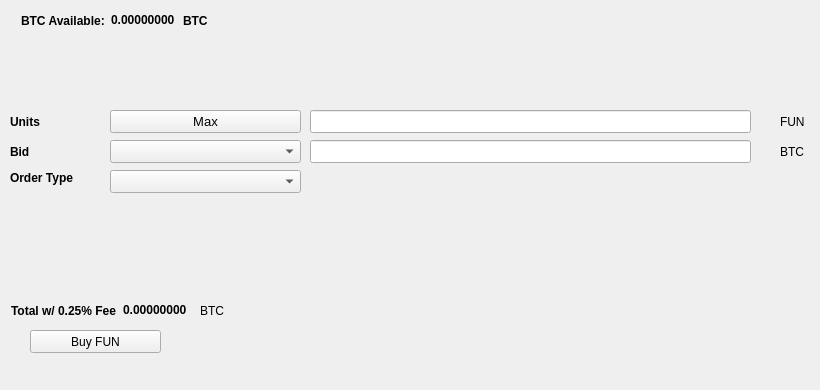
   <widget class="QWidget" name="BuyTab">
    <attribute name="title">
     <string>Buy</string>
    </attribute>
    <widget class="QPushButton" name="BuyFUN">
     <property name="geometry">
      <rect>
       <x>30</x>
       <y>330</y>
       <width>131</width>
       <height>23</height>
      </rect>
     </property>
     <property name="text">
      <string>Buy FUN</string>
     </property>
     <property name="icon">
      <iconset resource="../funcoin.qrc">
       <normaloff>:/icons/bitcoin</normaloff>:/icons/bitcoin</iconset>
     </property>
    </widget>
    <widget class="QLabel" name="label_3">
     <property name="geometry">
      <rect>
       <x>10</x>
       <y>110</y>
       <width>46</width>
       <height>23</height>
      </rect>
     </property>
     <property name="font">
      <font>
       <weight>75</weight>
       <bold>true</bold>
      </font>
     </property>
     <property name="text">
      <string>Units</string>
     </property>
    </widget>
    <widget class="QLineEdit" name="UnitsInput">
     <property name="geometry">
      <rect>
       <x>310</x>
       <y>110</y>
       <width>441</width>
       <height>23</height>
      </rect>
     </property>
     <property name="font">
      <font>
       <pointsize>9</pointsize>
       <weight>75</weight>
       <bold>true</bold>
      </font>
     </property>
    </widget>
    <widget class="QLineEdit" name="BuyBidPriceEdit">
     <property name="geometry">
      <rect>
       <x>310</x>
       <y>140</y>
       <width>441</width>
       <height>23</height>
      </rect>
     </property>
     <property name="font">
      <font>
       <pointsize>9</pointsize>
       <weight>75</weight>
       <bold>true</bold>
      </font>
     </property>
    </widget>
    <widget class="QLabel" name="label_4">
     <property name="geometry">
      <rect>
       <x>780</x>
       <y>110</y>
       <width>31</width>
       <height>23</height>
      </rect>
     </property>
     <property name="text">
      <string>FUN</string>
     </property>
    </widget>
    <widget class="QLabel" name="label_5">
     <property name="geometry">
      <rect>
       <x>780</x>
       <y>140</y>
       <width>31</width>
       <height>23</height>
      </rect>
     </property>
     <property name="text">
      <string>BTC</string>
     </property>
    </widget>
    <widget class="QLabel" name="label_6">
     <property name="geometry">
      <rect>
       <x>10</x>
       <y>140</y>
       <width>46</width>
       <height>23</height>
      </rect>
     </property>
     <property name="font">
      <font>
       <weight>75</weight>
       <bold>true</bold>
      </font>
     </property>
     <property name="text">
      <string>Bid</string>
     </property>
    </widget>
    <widget class="QLabel" name="label_7">
     <property name="geometry">
      <rect>
       <x>10</x>
       <y>170</y>
       <width>91</width>
       <height>16</height>
      </rect>
     </property>
     <property name="font">
      <font>
       <weight>75</weight>
       <bold>true</bold>
      </font>
     </property>
     <property name="text">
      <string>Order Type</string>
     </property>
    </widget>
    <widget class="QPushButton" name="Buy_Max_Amount">
     <property name="geometry">
      <rect>
       <x>110</x>
       <y>110</y>
       <width>191</width>
       <height>23</height>
      </rect>
     </property>
     <property name="font">
      <font>
       <pointsize>10</pointsize>
      </font>
     </property>
     <property name="text">
      <string>Max</string>
     </property>
    </widget>
    <widget class="QComboBox" name="BuyBidcomboBox">
     <property name="geometry">
      <rect>
       <x>110</x>
       <y>140</y>
       <width>191</width>
       <height>23</height>
      </rect>
     </property>
     <property name="font">
      <font>
       <pointsize>10</pointsize>
      </font>
     </property>
    </widget>
    <widget class="QComboBox" name="buyOrdertypeCombo">
     <property name="geometry">
      <rect>
       <x>110</x>
       <y>170</y>
       <width>191</width>
       <height>23</height>
      </rect>
     </property>
     <property name="font">
      <font>
       <pointsize>10</pointsize>
      </font>
     </property>
    </widget>
    <widget class="QWidget" name="layoutWidget1">
     <property name="geometry">
      <rect>
       <x>21</x>
       <y>11</y>
       <width>227</width>
       <height>19</height>
      </rect>
     </property>
     <layout class="QHBoxLayout" name="horizontalLayout_3">
      <item>
       <widget class="QLabel" name="label232">
        <property name="font">
         <font>
          <weight>75</weight>
          <bold>true</bold>
         </font>
        </property>
        <property name="text">
         <string>BTC Available:</string>
        </property>
       </widget>
      </item>
      <item>
       <widget class="QLabel" name="BtcAvailableLbl">
        <property name="palette">
         <palette>
          <active>
           <colorrole role="WindowText">
            <brush brushstyle="SolidPattern">
             <color alpha="255">
              <red>0</red>
              <green>0</green>
              <blue>0</blue>
             </color>
            </brush>
           </colorrole>
           <colorrole role="Button">
            <brush brushstyle="SolidPattern">
             <color alpha="255">
              <red>0</red>
              <green>170</green>
              <blue>0</blue>
             </color>
            </brush>
           </colorrole>
           <colorrole role="Light">
            <brush brushstyle="SolidPattern">
             <color alpha="255">
              <red>0</red>
              <green>255</green>
              <blue>0</blue>
             </color>
            </brush>
           </colorrole>
           <colorrole role="Midlight">
            <brush brushstyle="SolidPattern">
             <color alpha="255">
              <red>0</red>
              <green>212</green>
              <blue>0</blue>
             </color>
            </brush>
           </colorrole>
           <colorrole role="Dark">
            <brush brushstyle="SolidPattern">
             <color alpha="255">
              <red>0</red>
              <green>85</green>
              <blue>0</blue>
             </color>
            </brush>
           </colorrole>
           <colorrole role="Mid">
            <brush brushstyle="SolidPattern">
             <color alpha="255">
              <red>0</red>
              <green>113</green>
              <blue>0</blue>
             </color>
            </brush>
           </colorrole>
           <colorrole role="Text">
            <brush brushstyle="SolidPattern">
             <color alpha="255">
              <red>0</red>
              <green>170</green>
              <blue>0</blue>
             </color>
            </brush>
           </colorrole>
           <colorrole role="BrightText">
            <brush brushstyle="SolidPattern">
             <color alpha="255">
              <red>255</red>
              <green>255</green>
              <blue>255</blue>
             </color>
            </brush>
           </colorrole>
           <colorrole role="ButtonText">
            <brush brushstyle="SolidPattern">
             <color alpha="255">
              <red>0</red>
              <green>0</green>
              <blue>0</blue>
             </color>
            </brush>
           </colorrole>
           <colorrole role="Base">
            <brush brushstyle="SolidPattern">
             <color alpha="255">
              <red>255</red>
              <green>255</green>
              <blue>255</blue>
             </color>
            </brush>
           </colorrole>
           <colorrole role="Window">
            <brush brushstyle="SolidPattern">
             <color alpha="255">
              <red>0</red>
              <green>170</green>
              <blue>0</blue>
             </color>
            </brush>
           </colorrole>
           <colorrole role="Shadow">
            <brush brushstyle="SolidPattern">
             <color alpha="255">
              <red>0</red>
              <green>0</green>
              <blue>0</blue>
             </color>
            </brush>
           </colorrole>
           <colorrole role="AlternateBase">
            <brush brushstyle="SolidPattern">
             <color alpha="255">
              <red>127</red>
              <green>212</green>
              <blue>127</blue>
             </color>
            </brush>
           </colorrole>
           <colorrole role="ToolTipBase">
            <brush brushstyle="SolidPattern">
             <color alpha="255">
              <red>255</red>
              <green>255</green>
              <blue>220</blue>
             </color>
            </brush>
           </colorrole>
           <colorrole role="ToolTipText">
            <brush brushstyle="SolidPattern">
             <color alpha="255">
              <red>0</red>
              <green>0</green>
              <blue>0</blue>
             </color>
            </brush>
           </colorrole>
          </active>
          <inactive>
           <colorrole role="WindowText">
            <brush brushstyle="SolidPattern">
             <color alpha="255">
              <red>0</red>
              <green>0</green>
              <blue>0</blue>
             </color>
            </brush>
           </colorrole>
           <colorrole role="Button">
            <brush brushstyle="SolidPattern">
             <color alpha="255">
              <red>0</red>
              <green>170</green>
              <blue>0</blue>
             </color>
            </brush>
           </colorrole>
           <colorrole role="Light">
            <brush brushstyle="SolidPattern">
             <color alpha="255">
              <red>0</red>
              <green>255</green>
              <blue>0</blue>
             </color>
            </brush>
           </colorrole>
           <colorrole role="Midlight">
            <brush brushstyle="SolidPattern">
             <color alpha="255">
              <red>0</red>
              <green>212</green>
              <blue>0</blue>
             </color>
            </brush>
           </colorrole>
           <colorrole role="Dark">
            <brush brushstyle="SolidPattern">
             <color alpha="255">
              <red>0</red>
              <green>85</green>
              <blue>0</blue>
             </color>
            </brush>
           </colorrole>
           <colorrole role="Mid">
            <brush brushstyle="SolidPattern">
             <color alpha="255">
              <red>0</red>
              <green>113</green>
              <blue>0</blue>
             </color>
            </brush>
           </colorrole>
           <colorrole role="Text">
            <brush brushstyle="SolidPattern">
             <color alpha="255">
              <red>0</red>
              <green>170</green>
              <blue>0</blue>
             </color>
            </brush>
           </colorrole>
           <colorrole role="BrightText">
            <brush brushstyle="SolidPattern">
             <color alpha="255">
              <red>255</red>
              <green>255</green>
              <blue>255</blue>
             </color>
            </brush>
           </colorrole>
           <colorrole role="ButtonText">
            <brush brushstyle="SolidPattern">
             <color alpha="255">
              <red>0</red>
              <green>0</green>
              <blue>0</blue>
             </color>
            </brush>
           </colorrole>
           <colorrole role="Base">
            <brush brushstyle="SolidPattern">
             <color alpha="255">
              <red>255</red>
              <green>255</green>
              <blue>255</blue>
             </color>
            </brush>
           </colorrole>
           <colorrole role="Window">
            <brush brushstyle="SolidPattern">
             <color alpha="255">
              <red>0</red>
              <green>170</green>
              <blue>0</blue>
             </color>
            </brush>
           </colorrole>
           <colorrole role="Shadow">
            <brush brushstyle="SolidPattern">
             <color alpha="255">
              <red>0</red>
              <green>0</green>
              <blue>0</blue>
             </color>
            </brush>
           </colorrole>
           <colorrole role="AlternateBase">
            <brush brushstyle="SolidPattern">
             <color alpha="255">
              <red>127</red>
              <green>212</green>
              <blue>127</blue>
             </color>
            </brush>
           </colorrole>
           <colorrole role="ToolTipBase">
            <brush brushstyle="SolidPattern">
             <color alpha="255">
              <red>255</red>
              <green>255</green>
              <blue>220</blue>
             </color>
            </brush>
           </colorrole>
           <colorrole role="ToolTipText">
            <brush brushstyle="SolidPattern">
             <color alpha="255">
              <red>0</red>
              <green>0</green>
              <blue>0</blue>
             </color>
            </brush>
           </colorrole>
          </inactive>
          <disabled>
           <colorrole role="WindowText">
            <brush brushstyle="SolidPattern">
             <color alpha="255">
              <red>0</red>
              <green>85</green>
              <blue>0</blue>
             </color>
            </brush>
           </colorrole>
           <colorrole role="Button">
            <brush brushstyle="SolidPattern">
             <color alpha="255">
              <red>0</red>
              <green>170</green>
              <blue>0</blue>
             </color>
            </brush>
           </colorrole>
           <colorrole role="Light">
            <brush brushstyle="SolidPattern">
             <color alpha="255">
              <red>0</red>
              <green>255</green>
              <blue>0</blue>
             </color>
            </brush>
           </colorrole>
           <colorrole role="Midlight">
            <brush brushstyle="SolidPattern">
             <color alpha="255">
              <red>0</red>
              <green>212</green>
              <blue>0</blue>
             </color>
            </brush>
           </colorrole>
           <colorrole role="Dark">
            <brush brushstyle="SolidPattern">
             <color alpha="255">
              <red>0</red>
              <green>85</green>
              <blue>0</blue>
             </color>
            </brush>
           </colorrole>
           <colorrole role="Mid">
            <brush brushstyle="SolidPattern">
             <color alpha="255">
              <red>0</red>
              <green>113</green>
              <blue>0</blue>
             </color>
            </brush>
           </colorrole>
           <colorrole role="Text">
            <brush brushstyle="SolidPattern">
             <color alpha="255">
              <red>0</red>
              <green>85</green>
              <blue>0</blue>
             </color>
            </brush>
           </colorrole>
           <colorrole role="BrightText">
            <brush brushstyle="SolidPattern">
             <color alpha="255">
              <red>255</red>
              <green>255</green>
              <blue>255</blue>
             </color>
            </brush>
           </colorrole>
           <colorrole role="ButtonText">
            <brush brushstyle="SolidPattern">
             <color alpha="255">
              <red>0</red>
              <green>85</green>
              <blue>0</blue>
             </color>
            </brush>
           </colorrole>
           <colorrole role="Base">
            <brush brushstyle="SolidPattern">
             <color alpha="255">
              <red>0</red>
              <green>170</green>
              <blue>0</blue>
             </color>
            </brush>
           </colorrole>
           <colorrole role="Window">
            <brush brushstyle="SolidPattern">
             <color alpha="255">
              <red>0</red>
              <green>170</green>
              <blue>0</blue>
             </color>
            </brush>
           </colorrole>
           <colorrole role="Shadow">
            <brush brushstyle="SolidPattern">
             <color alpha="255">
              <red>0</red>
              <green>0</green>
              <blue>0</blue>
             </color>
            </brush>
           </colorrole>
           <colorrole role="AlternateBase">
            <brush brushstyle="SolidPattern">
             <color alpha="255">
              <red>0</red>
              <green>170</green>
              <blue>0</blue>
             </color>
            </brush>
           </colorrole>
           <colorrole role="ToolTipBase">
            <brush brushstyle="SolidPattern">
             <color alpha="255">
              <red>255</red>
              <green>255</green>
              <blue>220</blue>
             </color>
            </brush>
           </colorrole>
           <colorrole role="ToolTipText">
            <brush brushstyle="SolidPattern">
             <color alpha="255">
              <red>0</red>
              <green>0</green>
              <blue>0</blue>
             </color>
            </brush>
           </colorrole>
          </disabled>
         </palette>
        </property>
        <property name="font">
         <font>
          <weight>75</weight>
          <bold>true</bold>
         </font>
        </property>
        <property name="text">
         <string>0.00000000</string>
        </property>
        <property name="textInteractionFlags">
         <set>Qt::LinksAccessibleByMouse|Qt::TextSelectableByKeyboard|Qt::TextSelectableByMouse</set>
        </property>
       </widget>
      </item>
      <item>
       <widget class="QLabel" name="BtcAvailableLbl_2">
        <property name="font">
         <font>
          <weight>75</weight>
          <bold>true</bold>
         </font>
        </property>
        <property name="text">
         <string>BTC</string>
        </property>
       </widget>
      </item>
     </layout>
    </widget>
    <widget class="QWidget" name="layoutWidge2">
     <property name="geometry">
      <rect>
       <x>11</x>
       <y>301</y>
       <width>259</width>
       <height>19</height>
      </rect>
     </property>
     <layout class="QHBoxLayout" name="horizontalLayout_4">
      <item>
       <widget class="QLabel" name="label_9">
        <property name="font">
         <font>
          <weight>75</weight>
          <bold>true</bold>
         </font>
        </property>
        <property name="text">
         <string>Total w/ 0.25% Fee</string>
        </property>
       </widget>
      </item>
      <item>
       <widget class="QLabel" name="BuyCostLabel">
        <property name="palette">
         <palette>
          <active>
           <colorrole role="WindowText">
            <brush brushstyle="SolidPattern">
             <color alpha="255">
              <red>0</red>
              <green>0</green>
              <blue>0</blue>
             </color>
            </brush>
           </colorrole>
           <colorrole role="Button">
            <brush brushstyle="SolidPattern">
             <color alpha="255">
              <red>0</red>
              <green>170</green>
              <blue>0</blue>
             </color>
            </brush>
           </colorrole>
           <colorrole role="Light">
            <brush brushstyle="SolidPattern">
             <color alpha="255">
              <red>0</red>
              <green>255</green>
              <blue>0</blue>
             </color>
            </brush>
           </colorrole>
           <colorrole role="Midlight">
            <brush brushstyle="SolidPattern">
             <color alpha="255">
              <red>0</red>
              <green>212</green>
              <blue>0</blue>
             </color>
            </brush>
           </colorrole>
           <colorrole role="Dark">
            <brush brushstyle="SolidPattern">
             <color alpha="255">
              <red>0</red>
              <green>85</green>
              <blue>0</blue>
             </color>
            </brush>
           </colorrole>
           <colorrole role="Mid">
            <brush brushstyle="SolidPattern">
             <color alpha="255">
              <red>0</red>
              <green>113</green>
              <blue>0</blue>
             </color>
            </brush>
           </colorrole>
           <colorrole role="Text">
            <brush brushstyle="SolidPattern">
             <color alpha="255">
              <red>0</red>
              <green>170</green>
              <blue>0</blue>
             </color>
            </brush>
           </colorrole>
           <colorrole role="BrightText">
            <brush brushstyle="SolidPattern">
             <color alpha="255">
              <red>255</red>
              <green>255</green>
              <blue>255</blue>
             </color>
            </brush>
           </colorrole>
           <colorrole role="ButtonText">
            <brush brushstyle="SolidPattern">
             <color alpha="255">
              <red>0</red>
              <green>0</green>
              <blue>0</blue>
             </color>
            </brush>
           </colorrole>
           <colorrole role="Base">
            <brush brushstyle="SolidPattern">
             <color alpha="255">
              <red>255</red>
              <green>255</green>
              <blue>255</blue>
             </color>
            </brush>
           </colorrole>
           <colorrole role="Window">
            <brush brushstyle="SolidPattern">
             <color alpha="255">
              <red>0</red>
              <green>170</green>
              <blue>0</blue>
             </color>
            </brush>
           </colorrole>
           <colorrole role="Shadow">
            <brush brushstyle="SolidPattern">
             <color alpha="255">
              <red>0</red>
              <green>0</green>
              <blue>0</blue>
             </color>
            </brush>
           </colorrole>
           <colorrole role="AlternateBase">
            <brush brushstyle="SolidPattern">
             <color alpha="255">
              <red>127</red>
              <green>212</green>
              <blue>127</blue>
             </color>
            </brush>
           </colorrole>
           <colorrole role="ToolTipBase">
            <brush brushstyle="SolidPattern">
             <color alpha="255">
              <red>255</red>
              <green>255</green>
              <blue>220</blue>
             </color>
            </brush>
           </colorrole>
           <colorrole role="ToolTipText">
            <brush brushstyle="SolidPattern">
             <color alpha="255">
              <red>0</red>
              <green>0</green>
              <blue>0</blue>
             </color>
            </brush>
           </colorrole>
          </active>
          <inactive>
           <colorrole role="WindowText">
            <brush brushstyle="SolidPattern">
             <color alpha="255">
              <red>0</red>
              <green>0</green>
              <blue>0</blue>
             </color>
            </brush>
           </colorrole>
           <colorrole role="Button">
            <brush brushstyle="SolidPattern">
             <color alpha="255">
              <red>0</red>
              <green>170</green>
              <blue>0</blue>
             </color>
            </brush>
           </colorrole>
           <colorrole role="Light">
            <brush brushstyle="SolidPattern">
             <color alpha="255">
              <red>0</red>
              <green>255</green>
              <blue>0</blue>
             </color>
            </brush>
           </colorrole>
           <colorrole role="Midlight">
            <brush brushstyle="SolidPattern">
             <color alpha="255">
              <red>0</red>
              <green>212</green>
              <blue>0</blue>
             </color>
            </brush>
           </colorrole>
           <colorrole role="Dark">
            <brush brushstyle="SolidPattern">
             <color alpha="255">
              <red>0</red>
              <green>85</green>
              <blue>0</blue>
             </color>
            </brush>
           </colorrole>
           <colorrole role="Mid">
            <brush brushstyle="SolidPattern">
             <color alpha="255">
              <red>0</red>
              <green>113</green>
              <blue>0</blue>
             </color>
            </brush>
           </colorrole>
           <colorrole role="Text">
            <brush brushstyle="SolidPattern">
             <color alpha="255">
              <red>0</red>
              <green>170</green>
              <blue>0</blue>
             </color>
            </brush>
           </colorrole>
           <colorrole role="BrightText">
            <brush brushstyle="SolidPattern">
             <color alpha="255">
              <red>255</red>
              <green>255</green>
              <blue>255</blue>
             </color>
            </brush>
           </colorrole>
           <colorrole role="ButtonText">
            <brush brushstyle="SolidPattern">
             <color alpha="255">
              <red>0</red>
              <green>0</green>
              <blue>0</blue>
             </color>
            </brush>
           </colorrole>
           <colorrole role="Base">
            <brush brushstyle="SolidPattern">
             <color alpha="255">
              <red>255</red>
              <green>255</green>
              <blue>255</blue>
             </color>
            </brush>
           </colorrole>
           <colorrole role="Window">
            <brush brushstyle="SolidPattern">
             <color alpha="255">
              <red>0</red>
              <green>170</green>
              <blue>0</blue>
             </color>
            </brush>
           </colorrole>
           <colorrole role="Shadow">
            <brush brushstyle="SolidPattern">
             <color alpha="255">
              <red>0</red>
              <green>0</green>
              <blue>0</blue>
             </color>
            </brush>
           </colorrole>
           <colorrole role="AlternateBase">
            <brush brushstyle="SolidPattern">
             <color alpha="255">
              <red>127</red>
              <green>212</green>
              <blue>127</blue>
             </color>
            </brush>
           </colorrole>
           <colorrole role="ToolTipBase">
            <brush brushstyle="SolidPattern">
             <color alpha="255">
              <red>255</red>
              <green>255</green>
              <blue>220</blue>
             </color>
            </brush>
           </colorrole>
           <colorrole role="ToolTipText">
            <brush brushstyle="SolidPattern">
             <color alpha="255">
              <red>0</red>
              <green>0</green>
              <blue>0</blue>
             </color>
            </brush>
           </colorrole>
          </inactive>
          <disabled>
           <colorrole role="WindowText">
            <brush brushstyle="SolidPattern">
             <color alpha="255">
              <red>0</red>
              <green>85</green>
              <blue>0</blue>
             </color>
            </brush>
           </colorrole>
           <colorrole role="Button">
            <brush brushstyle="SolidPattern">
             <color alpha="255">
              <red>0</red>
              <green>170</green>
              <blue>0</blue>
             </color>
            </brush>
           </colorrole>
           <colorrole role="Light">
            <brush brushstyle="SolidPattern">
             <color alpha="255">
              <red>0</red>
              <green>255</green>
              <blue>0</blue>
             </color>
            </brush>
           </colorrole>
           <colorrole role="Midlight">
            <brush brushstyle="SolidPattern">
             <color alpha="255">
              <red>0</red>
              <green>212</green>
              <blue>0</blue>
             </color>
            </brush>
           </colorrole>
           <colorrole role="Dark">
            <brush brushstyle="SolidPattern">
             <color alpha="255">
              <red>0</red>
              <green>85</green>
              <blue>0</blue>
             </color>
            </brush>
           </colorrole>
           <colorrole role="Mid">
            <brush brushstyle="SolidPattern">
             <color alpha="255">
              <red>0</red>
              <green>113</green>
              <blue>0</blue>
             </color>
            </brush>
           </colorrole>
           <colorrole role="Text">
            <brush brushstyle="SolidPattern">
             <color alpha="255">
              <red>0</red>
              <green>85</green>
              <blue>0</blue>
             </color>
            </brush>
           </colorrole>
           <colorrole role="BrightText">
            <brush brushstyle="SolidPattern">
             <color alpha="255">
              <red>255</red>
              <green>255</green>
              <blue>255</blue>
             </color>
            </brush>
           </colorrole>
           <colorrole role="ButtonText">
            <brush brushstyle="SolidPattern">
             <color alpha="255">
              <red>0</red>
              <green>85</green>
              <blue>0</blue>
             </color>
            </brush>
           </colorrole>
           <colorrole role="Base">
            <brush brushstyle="SolidPattern">
             <color alpha="255">
              <red>0</red>
              <green>170</green>
              <blue>0</blue>
             </color>
            </brush>
           </colorrole>
           <colorrole role="Window">
            <brush brushstyle="SolidPattern">
             <color alpha="255">
              <red>0</red>
              <green>170</green>
              <blue>0</blue>
             </color>
            </brush>
           </colorrole>
           <colorrole role="Shadow">
            <brush brushstyle="SolidPattern">
             <color alpha="255">
              <red>0</red>
              <green>0</green>
              <blue>0</blue>
             </color>
            </brush>
           </colorrole>
           <colorrole role="AlternateBase">
            <brush brushstyle="SolidPattern">
             <color alpha="255">
              <red>0</red>
              <green>170</green>
              <blue>0</blue>
             </color>
            </brush>
           </colorrole>
           <colorrole role="ToolTipBase">
            <brush brushstyle="SolidPattern">
             <color alpha="255">
              <red>255</red>
              <green>255</green>
              <blue>220</blue>
             </color>
            </brush>
           </colorrole>
           <colorrole role="ToolTipText">
            <brush brushstyle="SolidPattern">
             <color alpha="255">
              <red>0</red>
              <green>0</green>
              <blue>0</blue>
             </color>
            </brush>
           </colorrole>
          </disabled>
         </palette>
        </property>
        <property name="font">
         <font>
          <weight>75</weight>
          <bold>true</bold>
         </font>
        </property>
        <property name="autoFillBackground">
         <bool>false</bool>
        </property>
        <property name="text">
         <string>0.00000000</string>
        </property>
        <property name="textInteractionFlags">
         <set>Qt::LinksAccessibleByMouse|Qt::TextSelectableByMouse</set>
        </property>
       </widget>
      </item>
      <item>
       <widget class="QLabel" name="label_10">
        <property name="font">
         <font>
          <weight>50</weight>
          <bold>false</bold>
         </font>
        </property>
        <property name="text">
         <string>BTC</string>
        </property>
       </widget>
      </item>
     </layout>
    </widget>
    <widget class="QLabel" name="label_24">
     <property name="geometry">
      <rect>
       <x>460</x>
       <y>300</y>
       <width>281</width>
       <height>81</height>
      </rect>
     </property>
     <property name="text">
      <string/>
     </property>
     <property name="pixmap">
      <pixmap>:/images/bittrex</pixmap>
     </property>
    </widget>
   </widget>
